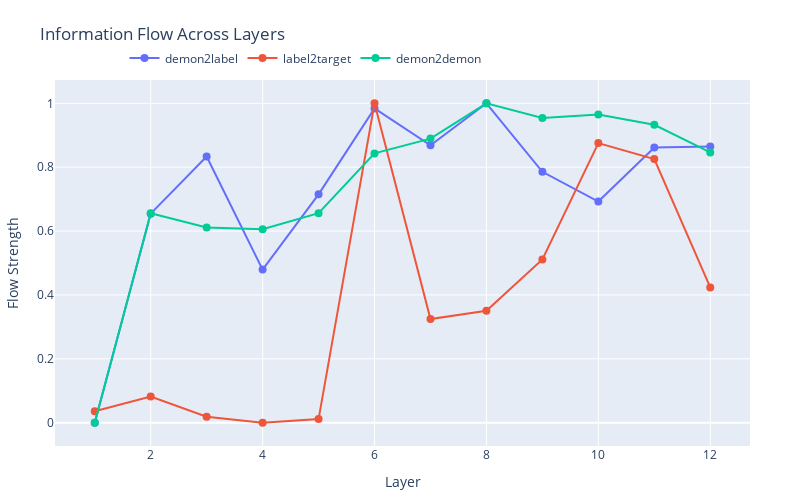

Source (notebook cell):
### Code cell
import sys
sys.path.append('..')
from incontextlab.src import *


# Configure the model
config = ModelConfig(
    model_name="gpt2",
)
model = XICLModels(model_name="information_flow", config=config)




# Create multiple examples
demonstrations = [
    Example(
        text="The movie was fantastic, I loved every moment!",
        labels=["joy"],
        metadata=Metadata(
            task_type=TaskType.CLASSIFICATION,
            task_name="sentiment",
            demonstration_type="Review",
        )
    ),
    Example(
        text="I feel so energetic after this workshop",
        labels=["joy"],
        metadata=Metadata(
            task_type=TaskType.CLASSIFICATION,
            task_name="sentiment", 
            demonstration_type="Review",
        )
    ),
    Example(
        text="The food was cold and tasteless, I won't be ordering again.",
        labels=["disgust"],
        metadata=Metadata(
            task_type=TaskType.CLASSIFICATION,
            task_name="sentiment",
            demonstration_type="Review",
        )
    ),
    Example(
        text="The presentation was informative and well-delivered.",
        labels=["admiration"],
        metadata=Metadata(
            task_type=TaskType.CLASSIFICATION,
            task_name="sentiment",
            demonstration_type="Review",
        )
    ),

]

output = model.process_demonstrations(demonstrations)
model.visualize_results(output)

### Figure 1 — Plotly figure (JSON) as saved in the notebook; plotly's stock layout.template omitted (floating-point values rounded to 4 significant figures)
{"data": [{"marker": {"size": 8}, "mode": "lines+markers", "name": "demon2label", "type": "scatter", "x": [1, 2, 3, 4, 5, 6, 7, 8, 9, 10, 11, 12], "y": [0, 0.6545, 0.8334, 0.4794, 0.7149, 0.984, 0.8686, 1, 0.7857, 0.6924, 0.8618, 0.8651]}, {"marker": {"size": 8}, "mode": "lines+markers", "name": "label2target", "type": "scatter", "x": [1, 2, 3, 4, 5, 6, 7, 8, 9, 10, 11, 12], "y": [0.03556, 0.08179, 0.01892, 0, 0.01139, 1, 0.3244, 0.3507, 0.511, 0.8753, 0.8255, 0.4235]}, {"marker": {"size": 8}, "mode": "lines+markers", "name": "demon2demon", "type": "scatter", "x": [1, 2, 3, 4, 5, 6, 7, 8, 9, 10, 11, 12], "y": [0, 0.6559, 0.6113, 0.6059, 0.656, 0.8432, 0.8894, 1, 0.9543, 0.9645, 0.9329, 0.8462]}], "layout": {"height": 500, "legend": {"orientation": "h", "x": 0.1, "y": 1.1}, "margin": {"b": 50, "l": 50, "r": 50, "t": 80}, "title": {"text": "Information Flow Across Layers"}, "width": 800, "xaxis": {"title": {"text": "Layer"}}, "yaxis": {"title": {"text": "Flow Strength"}}}}
